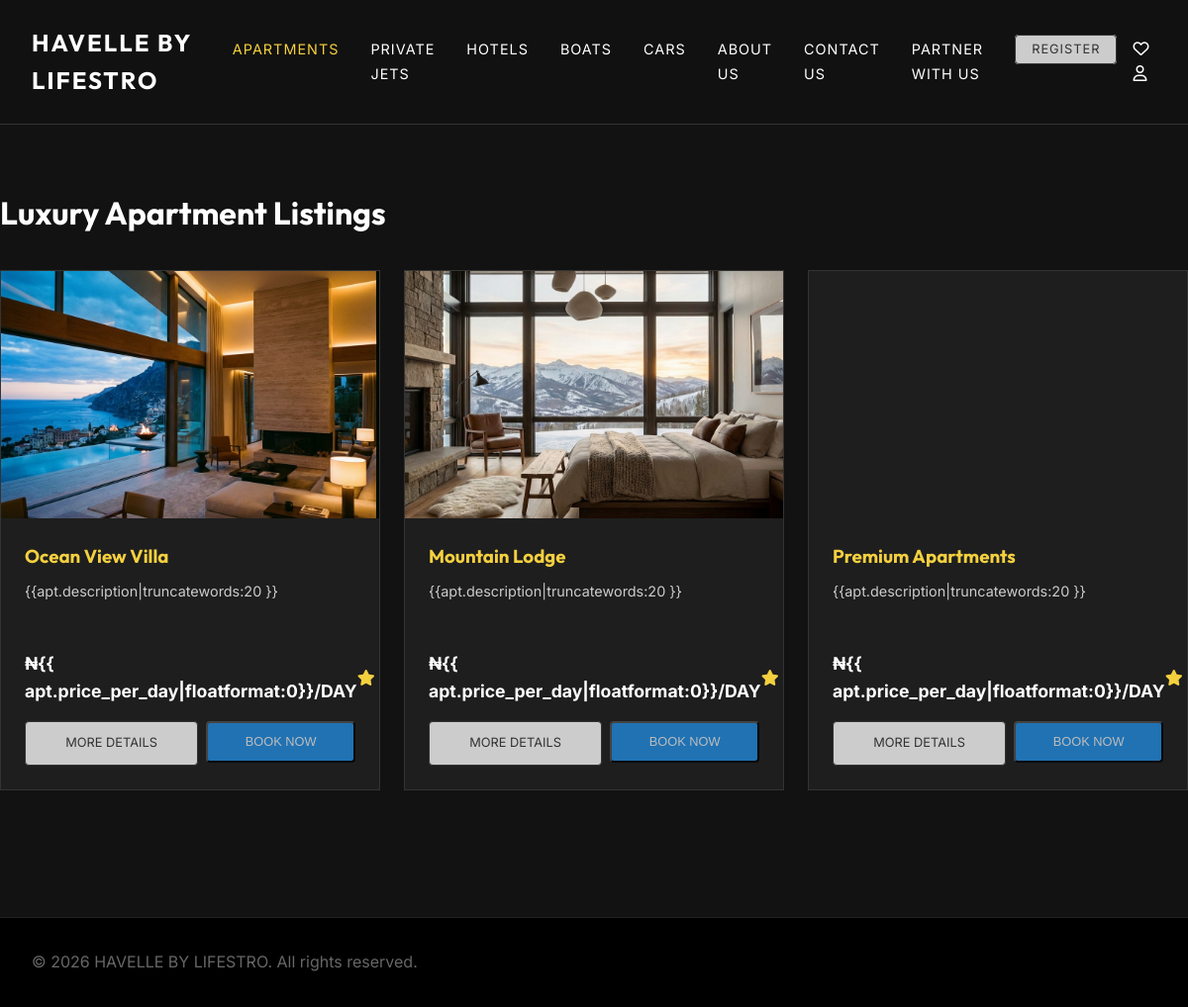
The app's page /apartments/ with its own data.
### landing/models.py (models this page shows, shortened)
class RentalItem(models.Model):
    category = models.ForeignKey(Category, on_delete=models.CASCADE, related_name='items')
    name = models.CharField(max_length=200)
    description = models.TextField()
    price_per_day = models.DecimalField(max_digits=10, decimal_places=2)
    rating = models.DecimalField(max_digits=3, decimal_places=1, default=5.0)
    image = models.ImageField(upload_to='rentals/')
    video_url = models.URLField(blank=True, null=True, help_text="Link to YouTube or Vimeo video")
    is_featured = models.BooleanField(default=False)

### landing/views.py (the view)
# urls.py: path('apartments/', views.apartment_list, name='apartment_list'),
def apartment_list(request):
    apartments = RentalItem.objects.filter(category__slug='apartments')
    return render(request, 'landing/apartment_list.html', {'apartments': apartments})

### landing/templates/landing/apartment_list.html (shortened to what this page needs)
{% load static %}
<!DOCTYPE html>
<html lang="en">
<head>
    <link rel="stylesheet" href="{% static 'landing/css/style.css' %}">
    <link rel="stylesheet" href="https://cdnjs.cloudflare.com/ajax/libs/font-awesome/6.0.0/css/all.min.css">
</head>
<body>
    <header class="header">
        <div class="container">
            <nav class="main-nav">
                <a href="{% url 'index' %}" class="logo">HAVELLE BY LIFESTRO</a>
                <ul class="nav-links">
                    <li><a href="{% url 'apartment_list' %}" style="color: var(--accent-gold);">Apartments</a></li>
                    <li><a href="{% url 'jet_list' %}">Private Jets</a></li>
                    <li><a href="{% url 'hotel_list' %}">Hotels</a></li>
                    <li><a href="{% url 'boat_list' %}">Boats</a></li>
                    <li><a href="{% url 'car_list' %}">Cars</a></li>
                    <li><a href="{% url 'about_us' %}">About Us</a></li>
                    <li><a href="{% url 'contact_us' %}">Contact Us</a></li>
                    <li><a href="{% url 'partner_with_us' %}">Partner With Us</a></li>
                    <li><a href="{% url 'register' %}" class="btn-outline"
                            style="padding: 0.4rem 1rem; border-radius: 4px; font-size: 0.8rem;">REGISTER</a></li>
                </ul>
                <div class="nav-icons" style="margin-left: 1rem;">
                    <i class="far fa-heart"></i>
                    <i class="far fa-user"></i>
                </div>
            </nav>
        </div>
    </header>
    <main class="container" style="padding: 4rem 0;">
        <h1 style="color: white; margin-bottom: 2rem;">Luxury Apartment Listings</h1>
        <div class="items-grid">
            {% for apt in apartments %}
            <div class="item-card">
                {% if apt.image %}
                <div class="item-img"
                    style="background-image: url('{{ apt.image.url }}'); height: 250px; background-size: cover; background-position: center;">
                </div>
                {% elif apt.name|slugify == "ocean-view-villa" %}
                <div class="item-img"
                    style="background-image: url('{% static 'landing/images/ocean-view-villa.png' %}'); height: 250px; background-size: cover; background-position: center;">
                </div>
                {% elif apt.name|slugify == "mountain-lodge" %}
                <div class="item-img"
                    style="background-image: url('{% static 'landing/images/mountain-lodge.png' %}'); height: 250px; background-size: cover; background-position: center;">
                </div>
                {% else %}
                <div
                    style="height: 250px; background: #222; display: flex; align-items: center; justify-content: center; color: #444;">
                    <i class="fas fa-building fa-3x"></i>
                </div>
                {% endif %}
                <div class="item-details" style="padding: 1.5rem;">
                    <h3 style="color: var(--accent-gold); margin-bottom: 0.5rem;">{{ apt.name }}</h3>
                    <p style="color: #ccc; font-size: 0.9rem; margin-bottom: 1.5rem;">{{apt.description|truncatewords:20
                        }}</p>
                </div>
                <div class="item-info"
                    style="padding: 0 1.5rem 1rem; display: flex; justify-content: space-between; align-items: center;">
                    <span class="price" style="color: white; font-weight: 700;">₦{{
                        apt.price_per_day|floatformat:0}}/DAY</span>
                    <span class="rating" style="color: var(--accent-gold);"><i class="fas fa-star"></i> {{
                        apt.rating}}</span>
                </div>
                <div class="item-actions" style="padding: 0 1.5rem 1.5rem; display: flex; gap: 0.5rem;">
                    <a href="{% url 'item_detail' apt.id %}" class="btn-outline"
                        style="flex: 1; text-align: center; font-size: 0.8rem; padding: 0.7rem; border-radius: 4px;">MORE
                        DETAILS</a>
                    <form method="POST" action="{% url 'book_item' apt.id %}" style="flex: 1;">
                        {% if user.is_authenticated %}
                        <button type="submit" class="btn-fill"
                            style="width: 100%; border-radius: 4px; padding: 0.7rem; font-size: 0.8rem;">
                            BOOK NOW
                        </button>
                        {% else %}
                        <button type="button" class="btn-fill"
                            onclick="alert('You must be logged in to book an item.');"
                            style="width: 100%; border-radius: 4px; padding: 0.7rem; font-size: 0.8rem; opacity: 0.7;">
                            BOOK NOW
                        </button>
                        {% endif %}
                    </form>
                </div>
            </div>
            {% empty %}
            <p style="color: white;">No apartments available at the moment.</p>
            {% endfor %}
        </div>
    </main>
    <footer class="footer" style="padding: 2rem 0; background: #000; border-top: 1px solid #222; margin-top: 4rem;">
        <div class="container text-center">
            <p style="color: #666;">&copy; 2026 HAVELLE BY LIFESTRO. All rights reserved.</p>
        </div>
    </footer>
</body>
</html>

### landing/static/landing/css/style.css (style rules this page uses)
:root { --bg-color: #121212; --card-bg: #1e1e1e; --text-primary: #ffffff; --text-secondary: #b0b0b0; --accent-gold: #f4d03f; --accent-blue: #2196f3; --accent-blue-hover: #1976d2; --border-color: #333333; --input-bg: #2a2a2a; --transition-smooth: all 0.3s cubic-bezier(0.4, 0, 0.2, 1); }
* { margin: 0; padding: 0; box-sizing: border-box; }
body { background-color: var(--bg-color); color: var(--text-primary); font-family: 'Inter', sans-serif; line-height: 1.6; overflow-x: hidden; }
h1, h2, h3, .logo { font-family: 'Outfit', sans-serif; }
a { text-decoration: none; color: inherit; transition: var(--transition-smooth); }
ul { list-style: none; }
.container { max-width: 1400px; margin: 0 auto; padding: 0 2rem; }
header { background: rgba(18, 18, 18, 0.95); backdrop-filter: blur(10px); border-bottom: 1px solid var(--border-color); position: sticky; top: 0; z-index: 1000; }
.main-nav { display: flex; justify-content: space-between; align-items: center; padding: 1.5rem 0; }
.logo { font-size: 1.5rem; font-weight: 700; letter-spacing: 2px; text-transform: uppercase; }
.nav-links { display: flex; gap: 2rem; }
.nav-links a { text-transform: uppercase; font-size: 0.9rem; letter-spacing: 1px; font-weight: 400; }
.items-grid { display: grid; grid-template-columns: repeat(auto-fill, minmax(320px, 1fr)); gap: 1.5rem; }
.item-card { background: var(--card-bg); border: 1px solid var(--border-color); overflow: hidden; transition: var(--transition-smooth); position: relative; }
.item-img { height: 240px; background-size: cover; background-position: center; }
.item-info { padding: 1.5rem; display: flex; justify-content: space-between; align-items: center; }
.price { font-weight: 700; font-size: 1.1rem; }
.rating { color: var(--accent-gold); display: flex; align-items: center; gap: 0.3rem; }
.btn-outline { border: 1px solid var(--border-color); padding: 1rem 4rem; font-size: 0.9rem; background: #ccc; color: #333; }
.btn-fill { background: var(--accent-blue); padding: 1rem 4rem; color: white; }
footer { padding: 4rem 0; border-top: 1px solid var(--border-color); background: #1a1a1a; }

### records on screen
RentalItem: name "Ocean View Villa"
RentalItem: name "Mountain Lodge"
RentalItem: name "Premium Apartments"
